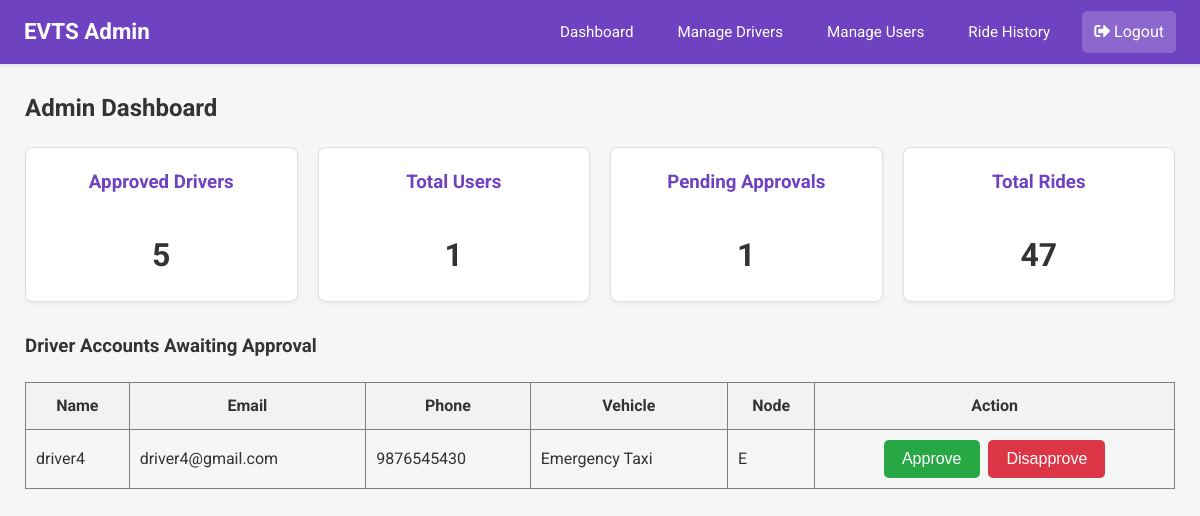
The app's page /admin/dashboard (signed in), older data.
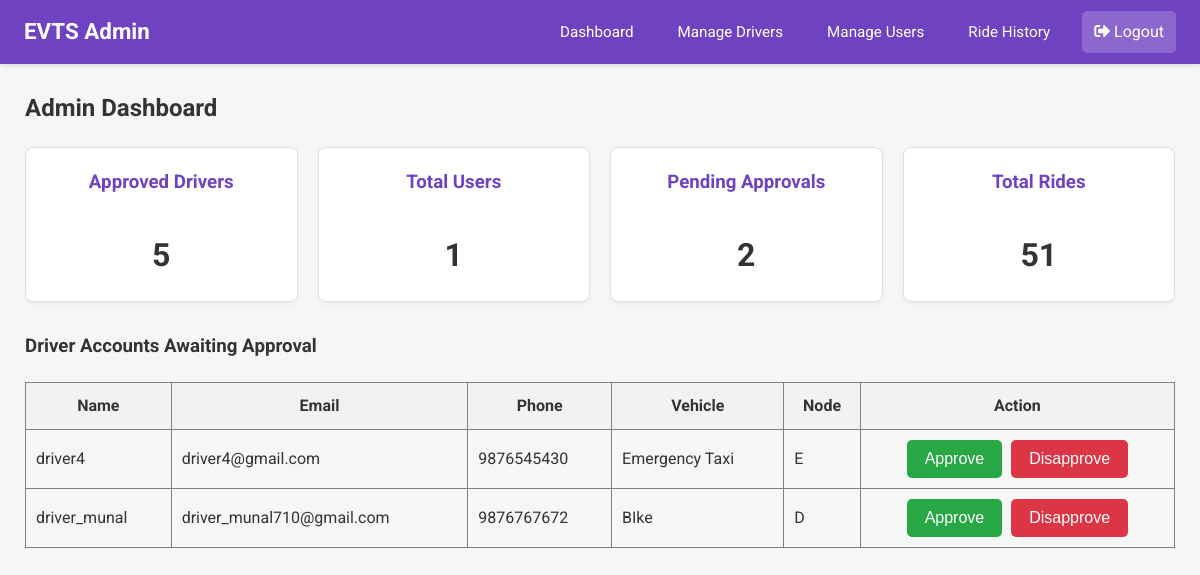
The same page, newer data.
### app.py (models this page shows)
class Driver(db.Model):
    email = db.Column(db.String(120), primary_key=True)
    name = db.Column(db.String(100))
    phone = db.Column(db.String(15))
    password = db.Column(db.String(256)) # Increased length for hash
    vehicle = db.Column(db.String(50))
    node = db.Column(db.String(10), nullable=False)
    is_approved = db.Column(db.Boolean, default=False, nullable=False)

### app.py (the view)
@app.route('/admin/dashboard')
@login_required_admin
def admin_dashboard():
    admin = Admin.query.get(session['admin'])
    unapproved_drivers = Driver.query.filter_by(is_approved=False).all()
    stats = {
        'total_users': User.query.count(),
        'total_drivers': Driver.query.filter_by(is_approved=True).count(),
        'pending_drivers': len(unapproved_drivers),
        'total_rides': RideRequest.query.count()
    }
    response = make_response(render_template(
        'admin_dashboard.html',
        admin=admin,
        unapproved_drivers=unapproved_drivers,
        stats=stats
    ))
    return add_no_cache_to_response(response)

### app.py (called while the page is built)
def login_required_admin(f):
    @wraps(f)
    def decorated_function(*args, **kwargs):
        if 'admin' not in session:
            flash("Admin access required.", "error")
            return redirect(url_for('login'))
        return f(*args, **kwargs)
    return decorated_function

def add_no_cache_to_response(response):
    response.headers["Cache-Control"] = "no-cache, no-store, must-revalidate, public, max-age=0"
    response.headers["Pragma"] = "no-cache"
    response.headers["Expires"] = "0"
    return response

### templates/admin_dashboard.html (shortened to what this page needs)
{% extends 'admin_base.html' %}
{% block content %}
<h2>Admin Dashboard</h2>
<div class="stats-grid">
    <div class="stat-card">
        <h3>Approved Drivers</h3>
        <p>{{ stats.total_drivers }}</p>
    </div>
    <div class="stat-card">
        <h3>Total Users</h3>
        <p>{{ stats.total_users }}</p>
    </div>
    <div class="stat-card">
        <h3>Pending Approvals</h3>
        <p>{{ stats.pending_drivers }}</p>
    </div>
    <div class="stat-card">
        <h3>Total Rides</h3>
        <p>{{ stats.total_rides }}</p>
    </div>
</div>
<h3>Driver Accounts Awaiting Approval</h3>
{% if unapproved_drivers %}
<table border="1" style="width: 100%; border-collapse: collapse; margin-top: 20px;">
    <thead>
        <tr style="background-color: #f2f2f2;">
            <th style="padding: 10px;">Name</th>
            <th style="padding: 10px;">Email</th>
            <th style="padding: 10px;">Phone</th>
            <th style="padding: 10px;">Vehicle</th>
            <th style="padding: 10px;">Node</th>
            <th style="padding: 10px;">Action</th>
        </tr>
    </thead>
    <tbody>
    {% for driver in unapproved_drivers %}
    <tr id="driver-row-{{ driver.email.replace('@', '_').replace('.', '_') }}">
        <td style="padding: 10px;">{{ driver.name }}</td>
        <td style="padding: 10px;">{{ driver.email }}</td>
        <td style="padding: 10px;">{{ driver.phone }}</td>
        <td style="padding: 10px;">{{ driver.vehicle }}</td>
        <td style="padding: 10px;">{{ driver.node }}</td>
        <td style="padding: 10px; text-align: center;">
            <button class="btn-confirm" onclick="approveDriver('{{ driver.email }}')">Approve</button>
             <button class="btn-cancel" style="margin-left: 5px;" onclick="disapproveDriver('{{ driver.email }}')">Disapprove</button>
        </td>
    </tr>
    {% endfor %}
    </tbody>
</table>
{% else %}
<p>No new driver registrations to approve.</p>
{% endif %}
{% endblock %}

Row changes from the older to the newer data that the page shows:
added Driver: name "driver_munal", email "driver_munal710@gmail.com", phone "9876767672", vehicle "BIke", node "D"
Text that changed along with them:
{{ stats.pending_drivers }}: "1" → "2"
{{ stats.total_rides }}: "47" → "51"
